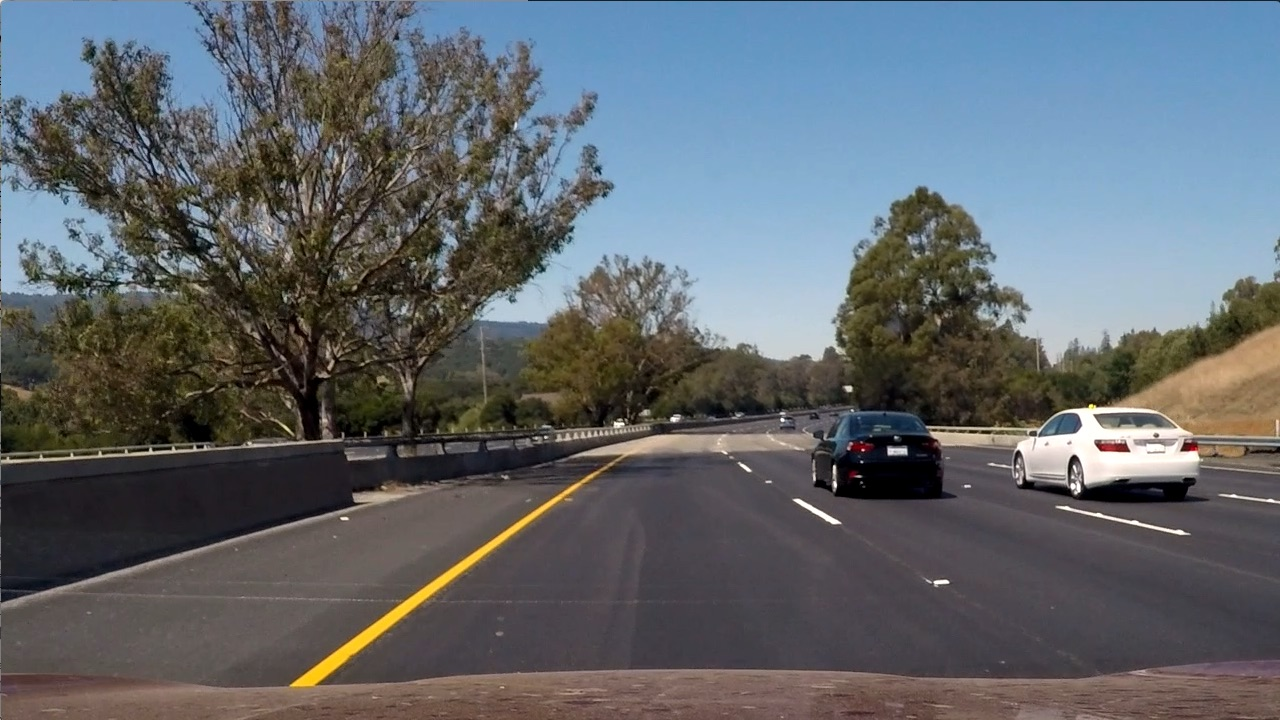
#> input picture exercises/images/test6.jpg, 1280 x 720 px
$ python 28_color_thresholds.py
#> lines starting #> are read from the running program, lines starting #| are printed output that depends on the picture; after the words box and inside, x2 and y2 are one past the last pixel; in counts of white or black regions, pixels touching at a corner belong together
import numpy as np
import cv2
import matplotlib.pyplot as plt
import matplotlib.image as mpimg

def plot_results(images, titles):
    # plot results
    f, (ax1, ax2, ax3) = plt.subplots(1, 3, figsize=(15, 15))
    ax1.imshow(images[0], cmap='gray')
    ax1.set_title(titles[0], fontsize=15)
    ax2.imshow(images[1], cmap='gray')
    ax2.set_title(titles[1], fontsize=15)
    ax3.imshow(images[2], cmap='gray')
    ax3.set_title(titles[2], fontsize=15)

    plt.subplots_adjust(left=0., right=1, top=0.9, bottom=0.)
    f.tight_layout()
    plt.show()

def apply_threshold(img, thresh = (180, 255)):
    binary = np.zeros_like(img)
    binary[(img > thresh[0]) & (img <= thresh[1])] = 1
    return binary

image = mpimg.imread('./images/test6.jpg')
#> image is the input picture: shape (720, 1280, 3); mean R, G, B 97, 102.6, 107.9
gray = cv2.cvtColor(image, cv2.COLOR_RGB2GRAY)
binary = apply_threshold(gray)
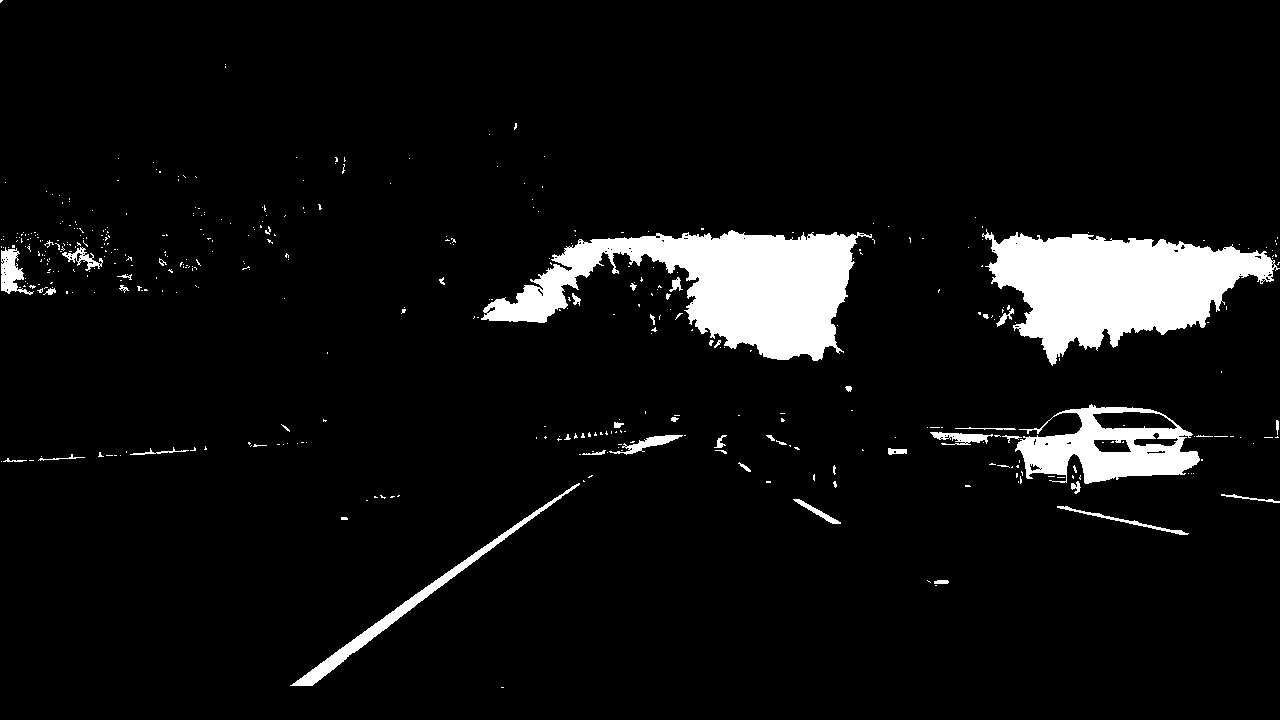
#> binary: shape (720, 1280); values 0 (black) and 1 (white), 6.7% white; 439 white regions (391 under 20 px), largest, box (x1, y1, x2, y2) and area: (481, 230, 872, 361) 23434, (982, 229, 1280, 366) 21837, (1015, 404, 1200, 484) 7538

plot_results([image, gray, binary], ['RGB', 'GRAY', 'GRAY Binary'])

plot_results([image[:,:,0], image[:,:,1], image[:,:,2]], ['R', 'G', 'B'])

R = image[:,:,0]
binary = apply_threshold(R, (200, 255))
#> binary: shape (720, 1280); values 0 (black) and 1 (white), 1.4% white; 186 white regions (160 under 20 px), largest, box (x1, y1, x2, y2) and area: (1015, 405, 1200, 484) 6964, (290, 474, 594, 687) 3132, (614, 436, 680, 455) 396

plot_results([gray, R, binary], ['gray', 'R', 'R Binary'])

hls = cv2.cvtColor(image, cv2.COLOR_RGB2HLS)
#> hls: shape (720, 1280, 3); mean of channels 0, 1, 2 76.7, 102.2, 57.5
H = hls[:,:,0]
L = hls[:,:,1]
S = hls[:,:,2]

plot_results([H, L, S], ['H', 'L', 'S'])

binary = apply_threshold(S, (90, 255))
#> binary: shape (720, 1280); values 0 (black) and 1 (white), 29.6% white; 1863 white regions (1622 under 20 px), largest, box (x1, y1, x2, y2) and area: (420, 0, 1280, 303) 187403, (9, 260, 370, 452) 15586, (2, 2, 230, 128) 14787
plot_results([hls, S, binary], ['HLS', 'S', 'S Binary'])

binary = apply_threshold(H, (15, 100))
#> binary: shape (720, 1280); values 0 (black) and 1 (white), 25.4% white; 673 white regions (575 under 20 px), largest, box (x1, y1, x2, y2) and area: (0, 112, 1280, 478) 206395, (288, 447, 640, 692) 6680, (287, 37, 397, 148) 6218
plot_results([hls, H, binary], ['HLS', 'H', 'H binary'])

image = mpimg.imread('./images/test4.jpg')
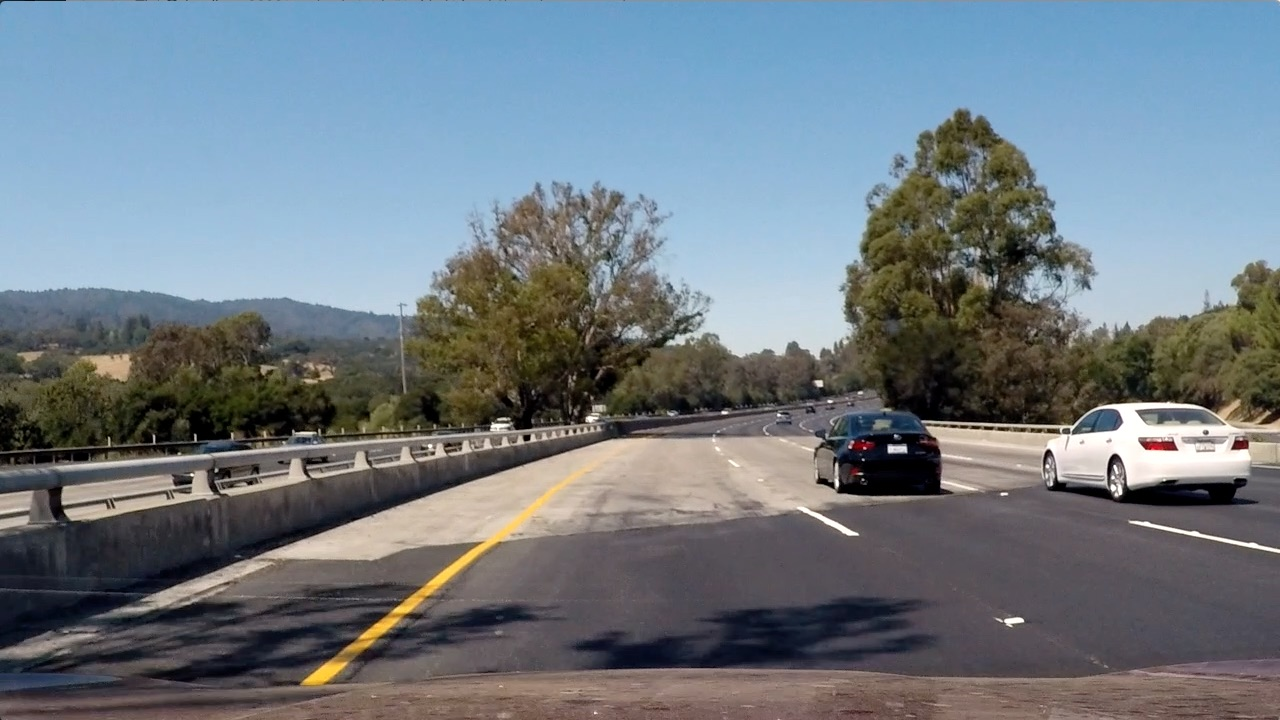
#> input picture exercises/images/test4.jpg, 1280 x 720 px
#> image is the input picture: shape (720, 1280, 3); mean R, G, B 112.2, 122.7, 130.9
gray = cv2.cvtColor(image, cv2.COLOR_RGB2GRAY)
binary = apply_threshold(gray)
#> binary: shape (720, 1280); values 0 (black) and 1 (white), 15.5% white; 449 white regions (373 under 20 px), largest, box (x1, y1, x2, y2) and area: (0, 183, 496, 316) 47943, (644, 186, 869, 360) 28051, (1052, 186, 1280, 334) 22299

plot_results([image, gray, binary], ['RGB', 'GRAY', 'GRAY Binary'])

R = image[:,:,0]
binary = apply_threshold(R, (200, 255))
#> binary: shape (720, 1280); values 0 (black) and 1 (white), 4.3% white; 295 white regions (245 under 20 px), largest, box (x1, y1, x2, y2) and area: (269, 438, 661, 614) 15588, (927, 402, 1280, 486) 11176, (694, 310, 850, 359) 4054
plot_results([gray, R, binary], ['gray', 'R', 'R Binary'])

hls = cv2.cvtColor(image, cv2.COLOR_RGB2HLS)
#> hls: shape (720, 1280, 3); mean of channels 0, 1, 2 80.5, 121.4, 71.8
H = hls[:,:,0]
L = hls[:,:,1]
S = hls[:,:,2]
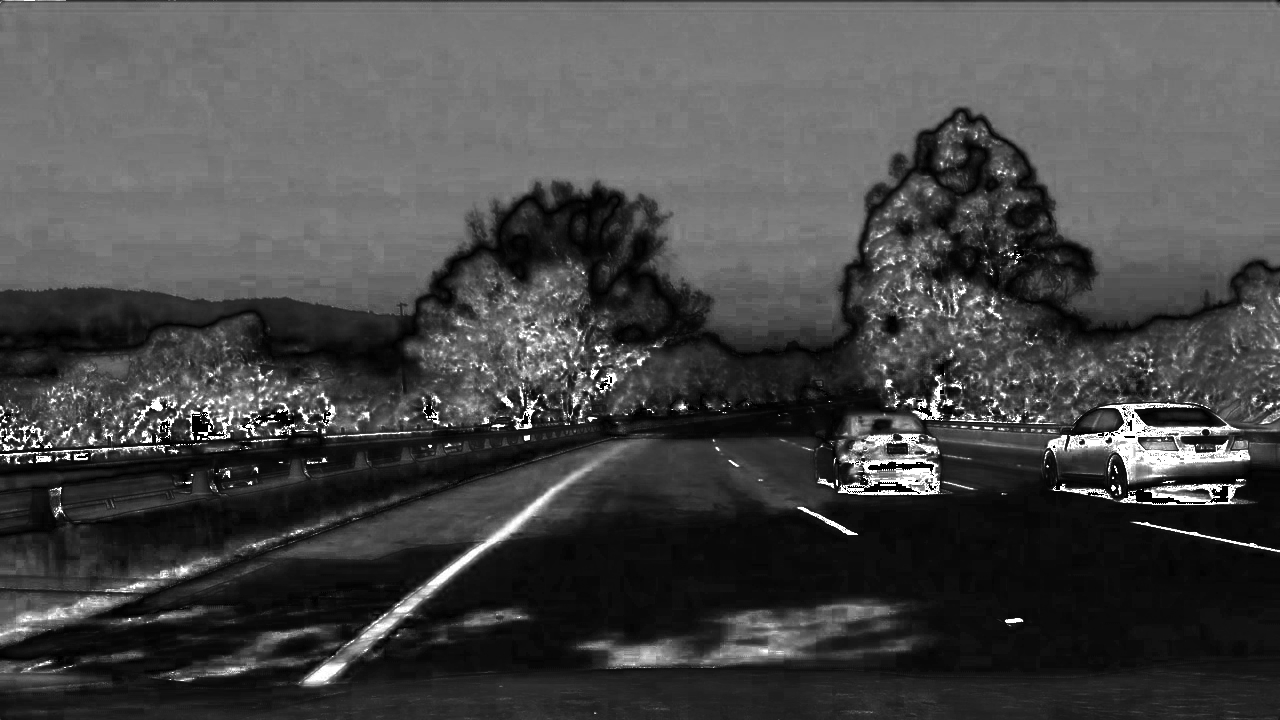
#> S: shape (720, 1280); min 0, max 255, mean 71.8

plot_results([H, L, S], ['H', 'L', 'S'])

binary = apply_threshold(S, (90, 255))
#> binary: shape (720, 1280); values 0 (black) and 1 (white), 42.1% white; 1215 white regions (963 under 20 px), largest, box (x1, y1, x2, y2) and area: (0, 1, 1280, 309) 315563, (419, 269, 584, 393) 8217, (939, 402, 1251, 484) 6713
plot_results([hls, S, binary], ['HLS', 'S', 'S Binary'])

binary = apply_threshold(H, (15, 100))
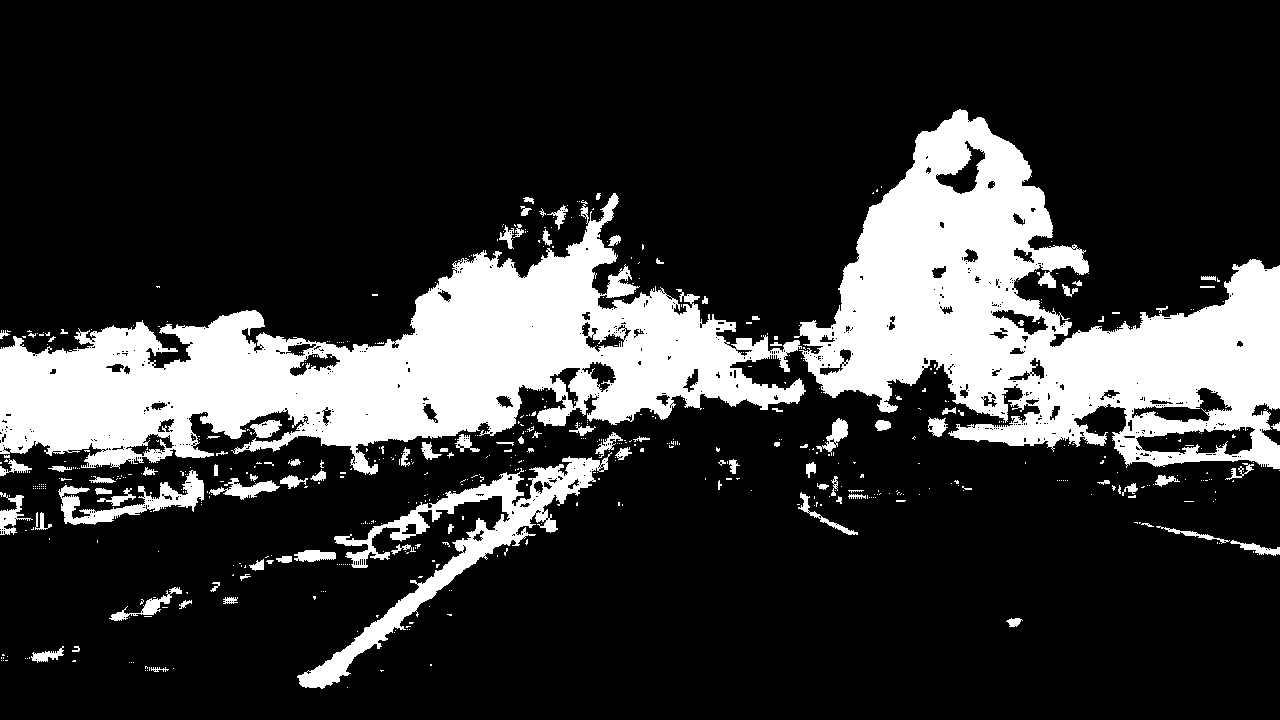
#> binary: shape (720, 1280); values 0 (black) and 1 (white), 20.7% white; 619 white regions (521 under 20 px), largest, box (x1, y1, x2, y2) and area: (0, 193, 806, 475) 87701, (794, 109, 1280, 469) 77552, (297, 452, 612, 689) 11251
plot_results([hls, H, binary], ['HLS', 'H', 'H binary'])
